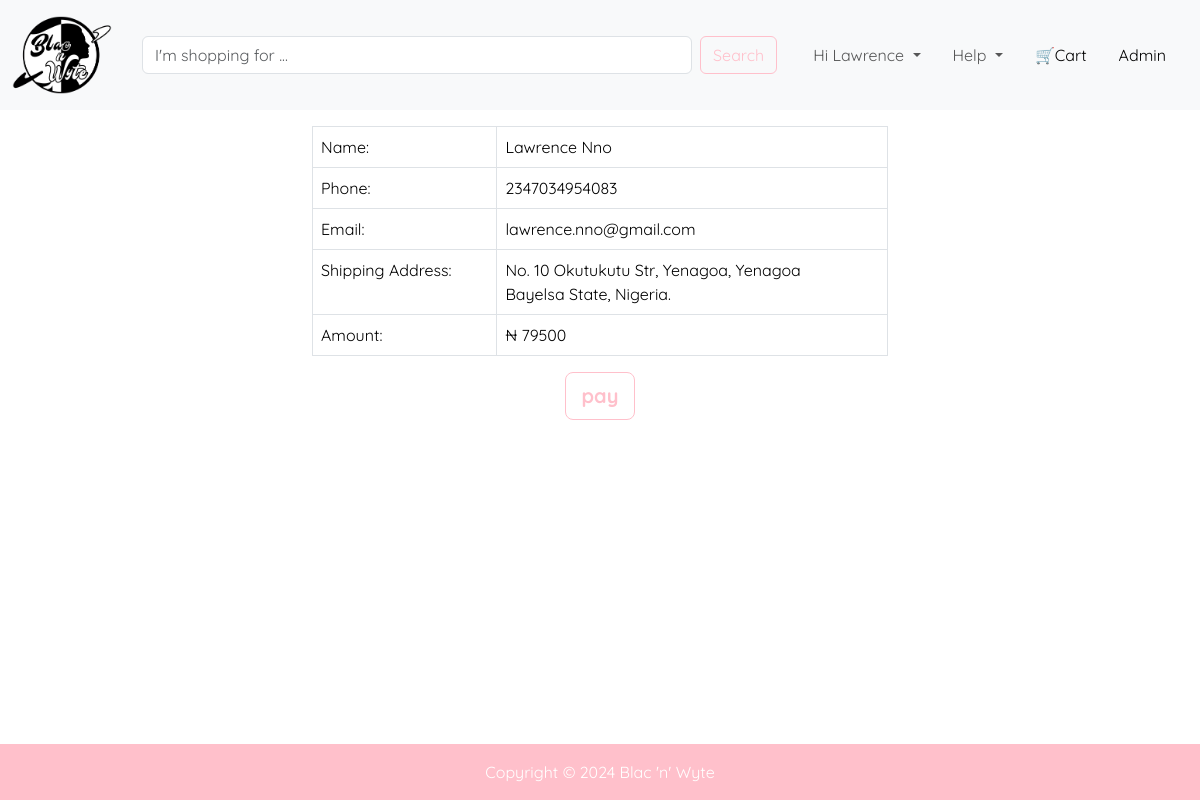
The page /checkout?total=79500 (signed in) on the database its author committed.
### database.py (models this page shows, shortened)
class User(db.Model, UserMixin):
    id: Mapped[int] = mapped_column(primary_key=True)
    email: Mapped[str] = mapped_column(unique=True)
    firstname: Mapped[str]
    lastname: Mapped[str]
    phone: Mapped[int] = mapped_column(Integer)
    password: Mapped[str] = mapped_column(nullable=False)
    country: Mapped[str]
    state: Mapped[str]
    localgovt: Mapped[str]
    city: Mapped[str] = mapped_column(String(70))
    address: Mapped[str]
    registered_on: Mapped[DateTime] = mapped_column(DateTime, nullable=False)
    confirmed: Mapped[bool] = mapped_column(default=False, nullable=False)
    confirmed_on: Mapped[DateTime] = mapped_column(DateTime, nullable=True)
    is_admin: Mapped[bool] = mapped_column(Boolean, default=False, nullable=False)
    user_cart: Mapped[str] = relationship("Cart", back_populates="cart_user")
    user_order: Mapped[str] = relationship("Order", back_populates="order_user")

### onlinestore.py (the view, shortened to what this page needs)
@app.route("/checkout", methods=["GET", "POST"])
def checkout():
    total = request.args.get('total', 0)
    form = PayForm()
    return render_template('checkout.html', form=form, logged_in=current_user.is_authenticated, user=current_user, year=year, total=total)

### form.py
class PayForm(FlaskForm):
    submit = SubmitField(label="pay", render_kw={'class': 'btn btn-outline-success btn-lg pay-btn'})

### method_override.py (called while the page is built)
    def __call__(self, environ, start_response):
        method = environ.get('HTTP_X_HTTP_METHOD_OVERRIDE', '').upper()
        if method in self.allowed_methods:
            environ['REQUEST_METHOD'] = method
        if method in self.bodyless_methods:
            environ['CONTENT_LENGTH'] = '0'
        return self.app(environ, start_response)

### onlinestore.py (called while the page is built)
@login_manager.user_loader
def user_loader(user_id):
    return db.session.execute(db.select(User).where(User.id == user_id)).scalar()

@app.before_request
def track_history():
    if request.endpoint == 'static' or request.method != 'GET':
        return
    history = session.get('history', [])
    history.append(request.url)
    if len(history) > 3:
        history.pop(0)
    session['history'] = history

### templates/checkout.html (shortened to what this page needs)
{% extends "header.html" %}
{% block content %}
    <section id="checkout">
      <div class="container-fluid checkout-div">
        <table class="table checkout-table table-bordered">
          <tbody>
            <tr>
              <td>Name:</td>
              <td>{{ current_user.firstname }} {{ current_user.lastname }}</td>
            </tr>
            <tr>
              <td>Phone:</td>
              <td>{{ current_user.phone }}</td>
            </tr>
            <tr>
              <td>Email:</td>
              <td>{{ current_user.email }}</td>
            </tr>
            <tr>
              <td>Shipping Address:</td>
              <td>{{ current_user.address }}, {{ current_user.city }}, {{ current_user.localgovt }}<br> {{ current_user.state }} State, {{ current_user.country }}.</td>
            </tr>
            <tr>
              <td>Amount:</td>
              <td>₦ {{ total }}</td>
            </tr>
          </tbody>
        </table>
        <form method="POST" class="text-center">
          {{ form.submit }}
        </form>
      </div>
    </section>
{% endblock %}

### templates/header.html (shortened to what this page needs)
<!doctype html>
<html lang="en">
  <head>
    <link href="https://cdn.jsdelivr.net/npm/bootstrap@5.3.3/dist/css/bootstrap.min.css" rel="stylesheet">
    <link rel="stylesheet" href="{{ url_for('static', filename='css/style.css') }}">
  </head>
  <body>
    <nav class="navbar fixed-top navbar-expand-lg bg-body-tertiary">
      <div class="container-fluid">
        <a class="navbar-brand" href="{{ url_for('index') }}">
          <img src="{{url_for('static', filename='images/logo.png')}}" alt="Blac'n'Wyte" width="100" height="100">
        </a>
        <div class="collapse navbar-collapse" id="navbarSupportedContent">
          <form class="d-flex mx-auto" role="search">
            <input class="form-control me-2" type="search" placeholder="I'm shopping for ..." aria-label="Search">
            <button class="btn btn-outline-success" type="submit">Search</button>
          </form>
          <ul class="navbar-nav mx-auto mb-2 mb-lg-0">
            <li class="nav-item dropdown">
              {% if logged_in: %}
              <a class="nav-link dropdown-toggle" href="{{ url_for('index') }}" role="button" data-bs-toggle="dropdown" aria-expanded="false">
                Hi {{ user.firstname }}
              </a>
              {% else: %}
              <a class="nav-link dropdown-toggle" href="#" role="button" data-bs-toggle="dropdown" aria-expanded="false">
                Account
              </a>
              {% endif %}
            </li>
            <li class="nav-item dropdown ms-3">
              <a class="nav-link dropdown-toggle" href="#" role="button" data-bs-toggle="dropdown" aria-expanded="false">
                Help
              </a>
            </li>
            <li class="nav-item ms-3">
              <a class="nav-link active" href="{{ url_for('all_cart') }}" aria-current="page">🛒Cart</a>
            </li>
            {% if user.email == 'lawrence.nno@gmail.com' or user.is_admin == True %}
              <li class="nav-item ms-3">
                <a class="nav-link active" href="{{ url_for('admin.index') }}" aria-current="page">Admin</a>
              </li>
            {% else: %}
              <li class="nav-item ms-3">
                <a class="nav-link active" href="{{ url_for('index') }}" aria-current="page">Home</a>
              </li>
            {% endif %}
          </ul>
        </div>
      </div>
    </nav>
    <main>
      {% block content %}
      {% endblock %}
    </main>
    <footer class="text-center">
      Copyright &#169; {{ year }} Blac 'n' Wyte
    </footer>
  </body>
</html>

### static/css/style.css (style rules this page uses)
body { font-family: "Quicksand", sans-serif; font-optical-sizing: auto; display: flex; flex-direction: column; min-height: 100vh; }
main { flex-grow: 1 !important; }
footer { margin-top: 1rem; padding: 1rem; background-color: pink; color: white; }
.navbar { --bs-navbar-padding-x: 0; --bs-navbar-padding-y: 0; --bs-navbar-color: rgba(var(--bs-emphasis-color-rgb), 0.65); --bs-navbar-hover-color: rgba(var(--bs-emphasis-color-rgb), 0.8); --bs-navbar-disabled-color: rgba(var(--bs-emphasis-color-rgb), 0.3); --bs-navbar-active-color: rgba(var(--bs-emphasis-color-rgb), 1); --bs-navbar-brand-padding-y: 0.3125rem; --bs-navbar-brand-margin-end: 1rem; --bs-navbar-brand-font-size: 1.25rem; --bs-navbar-brand-color: rgba(var(--bs-emphasis-color-rgb), 1); --bs-navbar-brand-hover-color: rgba(var(--bs-emphasis-color-rgb), 1); --bs-navbar-nav-link-padding-x: 0.5rem; --bs-navbar-toggler-padding-y: 0.25rem; --bs-navbar-toggler-padding-x: 0.75rem; --bs-navbar-toggler-font-size: 1.25rem; --bs-navbar-toggler-border-color: rgba(var(--bs-emphasis-color-rgb), 0.15); --bs-navbar-toggler-border-radius: var(--bs-border-radius); --bs-navbar-toggler-focus-width: 0.25rem; --bs-navbar-toggler-transition: box-shadow 0.15s ease-in-out; position: relative; display: flex; flex-wrap: wrap; align-items: center; justify-content: space-between; padding: var(--bs-navbar-padding-y) var(--bs-navbar-padding-x); }
.btn-outline-success { --bs-btn-color: #FFC0CB; --bs-btn-border-color: #FFC0CB; --bs-btn-hover-color: #fff; --bs-btn-hover-bg: #FFC0CB; --bs-btn-hover-border-color: #FFC0CB; --bs-btn-focus-shadow-rgb: 25,135,84; --bs-btn-active-color: #fff; --bs-btn-active-bg: #FFC0CB; --bs-btn-active-border-color: #FFC0CB; --bs-btn-active-shadow: inset 0 3px 5px rgba(0, 0, 0, 0.125); --bs-btn-disabled-color: #FFC0CB; --bs-btn-disabled-bg: transparent; --bs-btn-disabled-border-color: #FFC0CB; --bs-gradient: none; }
.form-control.me-2 { width: 550px; }
.checkout-div { width: 50%; }
.table.checkout-table { margin-top: 1rem; }
.pay-btn { font-weight: 700; }

### rows shown on the page
User: firstname "Lawrence", lastname "Nno", phone "2347034954083", email "lawrence.nno@gmail.com", address "No. 10 Okutukutu Str", city "Yenagoa", localgovt "Yenagoa", state "Bayelsa", country "Nigeria"

### other values the page prints
{{ total }} "79500"
{{ year }} "2024"
